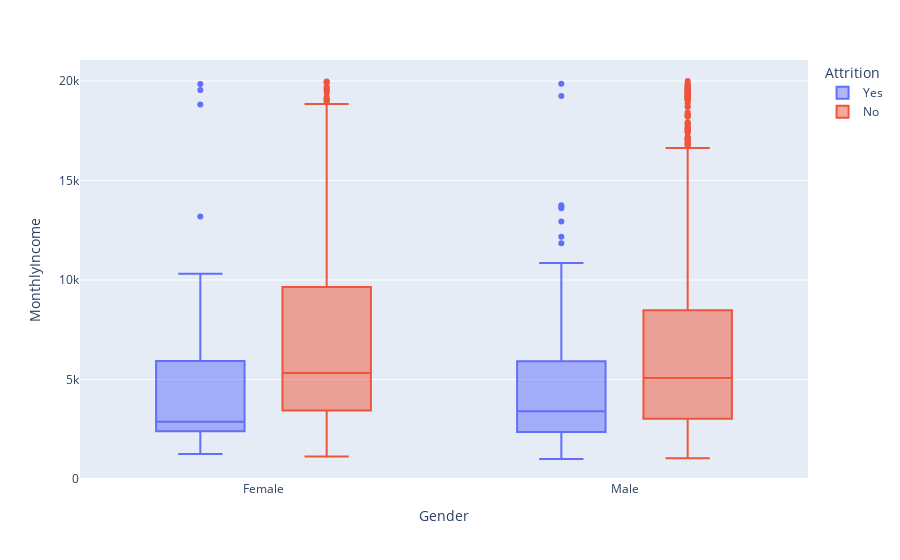

Notebook cell for this chart:
### Markdown cell above
**La majorité est plutôt satisfait de son emploi**

### Code cell
# Visualisation de la répartition de quelques données
px.box(data_frame=df , x = 'Gender', y = 'MonthlyIncome', color='Attrition')

### Figure 1 — Plotly figure (JSON) as saved in the notebook; plotly's stock layout.template omitted (floating-point values rounded to 4 significant figures; data arrays with more than 128 entries replaced by an {"elided": "..."} marker saying what was removed)
{"data": [{"alignmentgroup": "True", "hovertemplate": "Attrition=Yes<br>Gender=%{x}<br>MonthlyIncome=%{y}<extra></extra>", "legendgroup": "Yes", "marker": {"color": "#636efa"}, "name": "Yes", "notched": false, "offsetgroup": "Yes", "orientation": "v", "showlegend": true, "type": "box", "x": {"elided": "237 str values"}, "x0": " ", "xaxis": "x", "y": {"elided": "237 int values"}, "y0": " ", "yaxis": "y"}, {"alignmentgroup": "True", "hovertemplate": "Attrition=No<br>Gender=%{x}<br>MonthlyIncome=%{y}<extra></extra>", "legendgroup": "No", "marker": {"color": "#EF553B"}, "name": "No", "notched": false, "offsetgroup": "No", "orientation": "v", "showlegend": true, "type": "box", "x": {"elided": "1233 str values"}, "x0": " ", "xaxis": "x", "y": {"elided": "1233 int values"}, "y0": " ", "yaxis": "y"}], "layout": {"boxmode": "group", "legend": {"title": {"text": "Attrition"}, "tracegroupgap": 0}, "margin": {"t": 60}, "xaxis": {"anchor": "y", "domain": [0, 1], "title": {"text": "Gender"}}, "yaxis": {"anchor": "x", "domain": [0, 1], "title": {"text": "MonthlyIncome"}}}}
